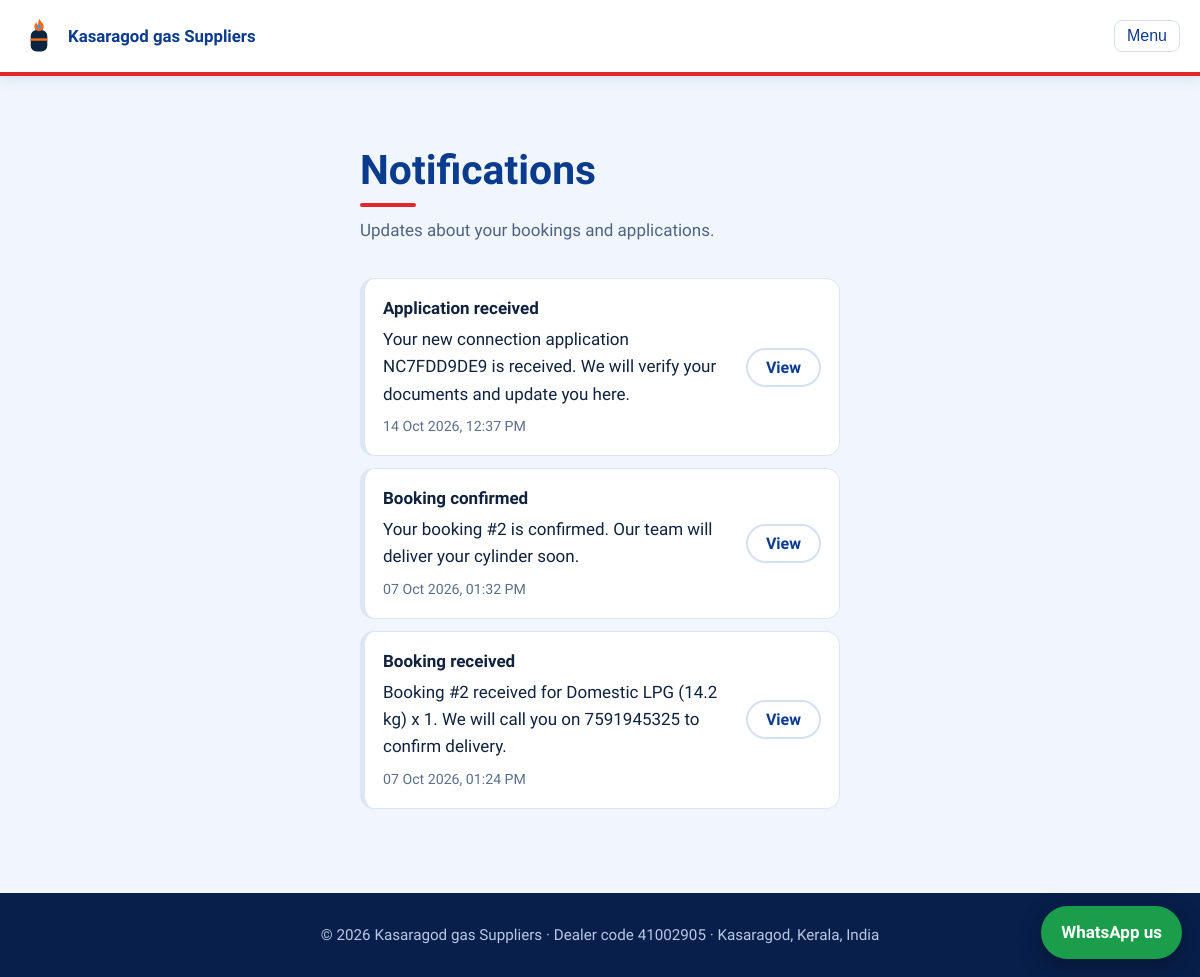
Screenshot of /notifications/ (signed in) with the database file from the repository.
### notices/models.py (models this page shows, shortened)
class Notification(models.Model):
    user = models.ForeignKey(settings.AUTH_USER_MODEL, on_delete=models.CASCADE, related_name="notifications")
    title = models.CharField(max_length=120)
    message = models.CharField(max_length=300)
    link = models.CharField(max_length=200, blank=True)
    read = models.BooleanField(default=False)
    created = models.DateTimeField(auto_now_add=True)
    class Meta: ordering = ["-created"]

### notices/views.py (the view)
# urls.py: path("notifications/", views.notifications, name="notifications"),
@login_required
def notifications(request):
    qs = Notification.objects.filter(user=request.user)
    items = list(qs[:50])
    qs.filter(read=False).update(read=True)
    return render(request, "notices/notifications.html", {"items": items})

### accounts/utils.py (called while the page is built)
def role_of(user):
    if not user.is_authenticated: return None
    if user.is_superuser: return "manager"
    return Profile.objects.get_or_create(user=user)[0].role

def role_context(request):
    return {"role": role_of(request.user)}

### gas/context.py (called while the page is built)
def agency(request):
    return {"agency": settings.AGENCY}

### notices/context.py (called while the page is built)
def unread(request):
    u = getattr(request, "user", None)
    if u is not None and u.is_authenticated:
        return {"unread_count": Notification.objects.filter(user=u, read=False).count()}
    return {"unread_count": 0}

### shop/cart.py (called while the page is built)
    def count(self): return sum(self.d.values())

### shop/context.py (called while the page is built)
def cart_count(request):
    return {"cart_count": Cart(request).count()}

### templates/notices/notifications.html
{% extends "base.html" %}{% block content %}
<section><div class="wrap narrow"><h2>Notifications</h2><p class="sub">Updates about your bookings and applications.</p>
{% for n in items %}<div class="ncard{% if not n.read %} new{% endif %}">
<div><b>{{ n.title }}</b>{% if not n.read %} <span class="tag">New</span>{% endif %}<p>{{ n.message }}</p><small>{{ n.created|date:"d M Y, h:i A" }}</small></div>
{% if n.link %}<a class="btn alt" href="{{ n.link }}">View</a>{% endif %}</div>
{% empty %}<p>No notifications yet. They appear here when you book a cylinder or apply for a connection.</p>{% endfor %}
</div></section>
{% endblock %}

### static/css/style.css (style rules this page uses)
:root { --navy:#0A2540;--flame:#FF6A13;--blue:#2BA3FF;--bg:#F3F7FA;--ink:#14263a;--mute:#5b6b7b;--card:#fff;--line:#d9e3ec }
* { box-sizing:border-box;margin:0 }
html { scroll-behavior:smooth }
body { font:17px/1.6 "Source Sans 3",system-ui,sans-serif;color:var(--ink);background:var(--bg) }
h1,h2,h3 { font-family:"Bricolage Grotesque","Segoe UI",sans-serif;line-height:1.1;color:var(--navy) }
a { color:inherit }
.wrap { max-width:1120px;margin:auto;padding:0 20px }
.btn { display:inline-block;background:var(--flame);color:#fff;border:0;border-radius:999px;padding:12px 26px;font:700 1rem "Source Sans 3",sans-serif;cursor:pointer;text-decoration:none }
section { padding:72px 0 }
section h2 { font-size:clamp(1.8rem,3.4vw,2.6rem);margin-bottom:10px }
.sub { color:var(--mute);margin-bottom:34px;max-width:60ch }
.narrow { max-width:520px }
:root { --navy:#0A3B8C;--flame:#E4262C;--blue:#1E88E5;--bg:#F1F6FC;--ink:#10223D;--mute:#4F6381;--line:#D3E1F2 }
body { background:var(--bg) }
.btn { box-shadow:0 6px 16px rgba(228,38,44,.28) }
section:not(.car) h2:after { content:"";display:block;width:56px;height:4px;border-radius:4px;background:var(--flame);margin-top:10px }
.btn.alt { background:#fff;color:var(--navy);border:2px solid var(--line);box-shadow:none }

### static/css/notices.css (style rules this page uses)
.ncard { display:flex;justify-content:space-between;gap:16px;align-items:center;background:#fff;border:1px solid #DCE7F5;border-left:5px solid #DCE7F5;border-radius:14px;padding:16px 18px;margin-bottom:12px }
.ncard p { margin:4px 0 }
.ncard small { color:#5B6F8C }
.ncard .btn { flex:none;padding:8px 18px }

### rows the page displays
Notification: title "Application received", message "Your new connection application NC7FDD9DE9 is received. We will verify your documents and update you here.", created "14 Oct 2026, 12:37 PM"
Notification: title "Booking confirmed", message "Your booking #2 is confirmed. Our team will deliver your cylinder soon.", created "07 Oct 2026, 01:32 PM"
Notification: title "Booking received", message "Booking #2 received for Domestic LPG (14.2 kg) x 1. We will call you on 7591945325 to confirm delivery.", created "07 Oct 2026, 01:24 PM"

### other values shown
{{ agency.name }} "Kasaragod gas Suppliers"
{{ agency.dealer_code }} "41002905"
{{ agency.address }} "Kasaragod, Kerala, India"
